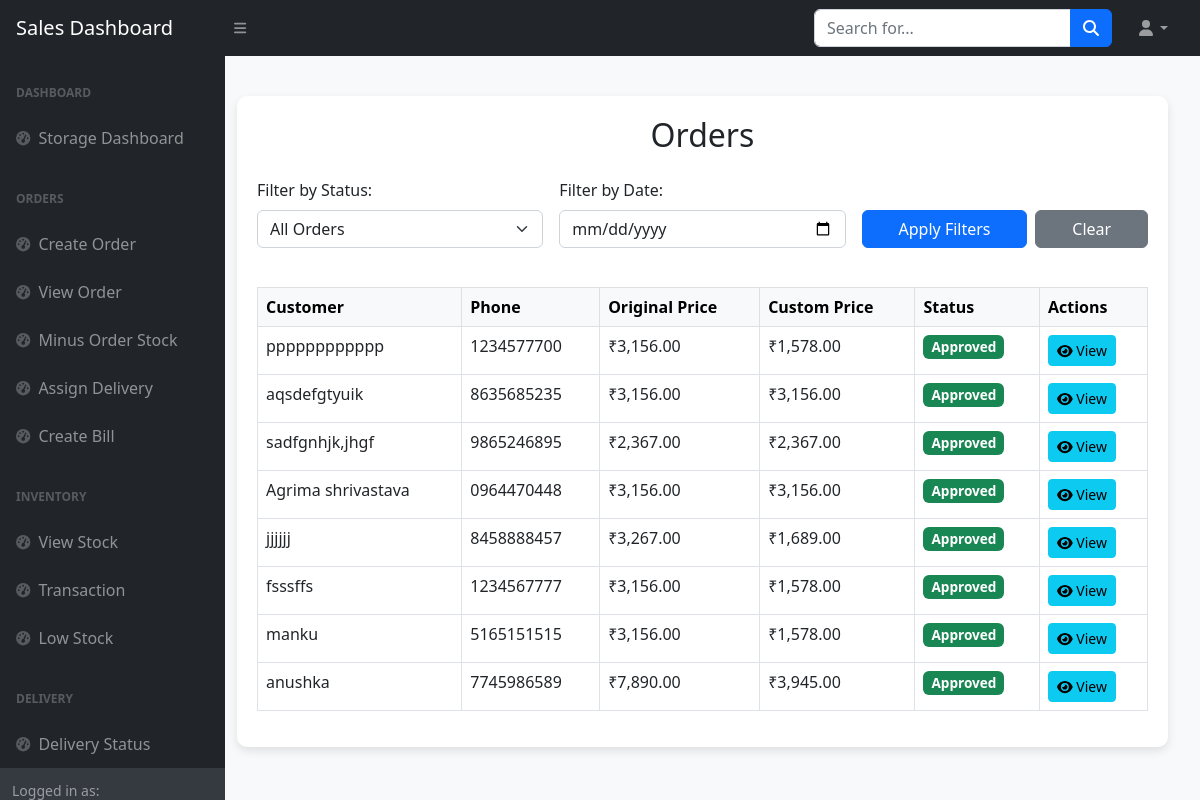
Page /rctiles/Sales_dashboard/admin_orders.php on the committed database.
### tables this page shows
CREATE TABLE orders (
  order_id int(11) NOT NULL,
  order_date datetime DEFAULT current_timestamp(),
  customer_id int(11) DEFAULT NULL,
  total_amount decimal(10,2) NOT NULL,
  final_amount DECIMAL(10,2) DEFAULT NULL,
  discounted_amount decimal(10,2) DEFAULT NULL,
  transport_rent decimal(10,2) DEFAULT 0.00,
  stock_done tinyint(1) DEFAULT 0,
  deleted tinyint(1) DEFAULT 0
);

CREATE TABLE customers (
  customer_id int(11) NOT NULL,
  name varchar(100) NOT NULL,
  phone_no varchar(15) NOT NULL,
  email varchar(255) DEFAULT NULL,
  address text DEFAULT NULL,
  city varchar(100) DEFAULT NULL,
  created_at datetime DEFAULT current_timestamp()
);

### rctiles/Sales_dashboard/admin_orders.php (the view, shortened to what this page needs)
<?php
include "sales_header.php";
include '../db_connect.php';
$status_filter = isset($_GET['status']) ? $_GET['status'] : 'all';
$date_filter = isset($_GET['date']) ? $_GET['date'] : '';
$limit = 10;
$sql = "SELECT DISTINCT o.order_id, c.name AS customer_name, c.phone_no, o.total_amount,
                (SELECT SUM(custom_price) FROM pending_orders WHERE order_id = o.order_id) AS custom_total,
                po.approved, o.order_date
        FROM orders o
        JOIN customers c ON o.customer_id = c.customer_id
        JOIN pending_orders po ON o.order_id = po.order_id
        WHERE 1=1";
$sql .= " ORDER BY o.order_date DESC LIMIT $limit";
$result = $mysqli->query($sql);
?>
<!DOCTYPE html>
<html lang="en">
<head>
    <link href="../css/styles.css" rel="stylesheet" />
    <link href="https://cdn.jsdelivr.net/npm/simple-datatables@7.1.2/dist/style.min.css" rel="stylesheet" />
    <link href="https://cdn.jsdelivr.net/npm/bootstrap@5.2.3/dist/css/bootstrap.min.css" rel="stylesheet">
</head>
<body class="sb-nav-fixed">
    <div id="layoutSidenav_content">
        <main>
            <div class="container-fluid">
                <div class="container-box">
                    <h2 class="text-center mb-4">Orders</h2>
                    <div class="filter-section mb-4">
                        <form method="GET" action="">
                            <div class="row g-3">
                                <div class="col-md-4 col-12">
                                    <label for="status" class="form-label">Filter by Status:</label>
                                    <select class="form-select" name="status" id="status">
                                        <option value="all" <?= $status_filter === 'all' ? 'selected' : '' ?>>All Orders</option>
                                    </select>
                                </div>
                                <div class="col-md-4 col-12">
                                    <label for="date" class="form-label">Filter by Date:</label>
                                    <input type="date" class="form-control" name="date" id="date" value="<?= $date_filter ?>">
                                </div>
                                <div class="col-md-4 col-12 d-flex align-items-end">
                                    <button type="submit" class="btn btn-primary me-2 flex-grow-1">Apply Filters</button>
                                    <a href="?" class="btn btn-secondary flex-grow-1">Clear</a>
                                </div>
                            </div>
                        </form>
                    </div>
                    <div class="table-responsive table-container">
                        <table class="table table-bordered table-hover">
                            <thead class="table-light">
                                <tr>
                                    <th>Customer</th>
                                    <th>Phone</th>
                                    <th>Original Price</th>
                                    <th>Custom Price</th>
                                    <th>Status</th>
                                    <th>Actions</th>
                                </tr>
                            </thead>
                            <tbody>
                                <?php while ($row = $result->fetch_assoc()): ?>
                                    <tr id="orderRow-<?= $row['order_id'] ?>">
                                        <td><?= htmlspecialchars($row['customer_name']) ?></td>
                                        <td><?= htmlspecialchars($row['phone_no']) ?></td>
                                        <td>₹<?= number_format($row['custom_total'], 2) ?></td>
                                        <td>₹<?= number_format($row['total_amount'], 2) ?></td>
                                        <td>
                                            <?php if ($row['approved'] == 0): ?>
                                                <span class="badge bg-warning">Pending</span>
                                            <?php elseif ($row['approved'] == 1): ?>
                                                <span class="badge bg-success">Approved</span>
                                            <?php elseif ($row['approved'] == -1): ?>
                                                <span class="badge bg-danger">Rejected</span>
                                            <?php endif; ?>
                                        </td>
                                        <td>
                                            <div class="d-flex flex-wrap gap-2">
                                                <button class="btn btn-info btn-sm" onclick="viewProducts(<?= $row['order_id'] ?>)">
                                                    <i class="fas fa-eye"></i> View
                                                </button>
                                            </div>
                                        </td>
                                    </tr>
                                <?php endwhile; ?>
                            </tbody>
                        </table>
                    </div>
                </div>
            </div>
        </main>
    </div>
</body>
</html>

### rctiles/Sales_dashboard/admin_orders.php (style rules this page uses)
body { background-color: #f8f9fa; }
#layoutSidenav_content { padding: 20px; }
.container-box { width: 100%; background: white; padding: 20px; border-radius: 10px; box-shadow: 0px 4px 10px rgba(0, 0, 0, 0.1); margin-top: 20px; }
.table-responsive { overflow-x: auto; -webkit-overflow-scrolling: touch; }
.table { min-width: 600px; }
.filter-section .row > div { margin-bottom: 15px; }
.badge { font-size: 0.85rem; padding: 5px 8px; }

### rows in the picture
orders: customer.name "pppppppppppp", customer.phone_no "1234577700", custom_total "3,156.00", total_amount "1,578.00"
orders: customer.name "aqsdefgtyuik", customer.phone_no "8635685235", custom_total "3,156.00", total_amount "3,156.00"
orders: customer.name "sadfgnhjk,jhgf", customer.phone_no "9865246895", custom_total "2,367.00", total_amount "2,367.00"
orders: customer.name "Agrima shrivastava", customer.phone_no "0964470448", custom_total "3,156.00", total_amount "3,156.00"
orders: customer.name "jjjjjj", customer.phone_no "8458888457", custom_total "3,267.00", total_amount "1,689.00"
orders: customer.name "fsssffs", customer.phone_no "1234567777", custom_total "3,156.00", total_amount "1,578.00"
orders: customer.name "manku", customer.phone_no "5165151515", custom_total "3,156.00", total_amount "1,578.00"
orders: customer.name "anushka", customer.phone_no "7745986589", custom_total "7,890.00", total_amount "3,945.00"
